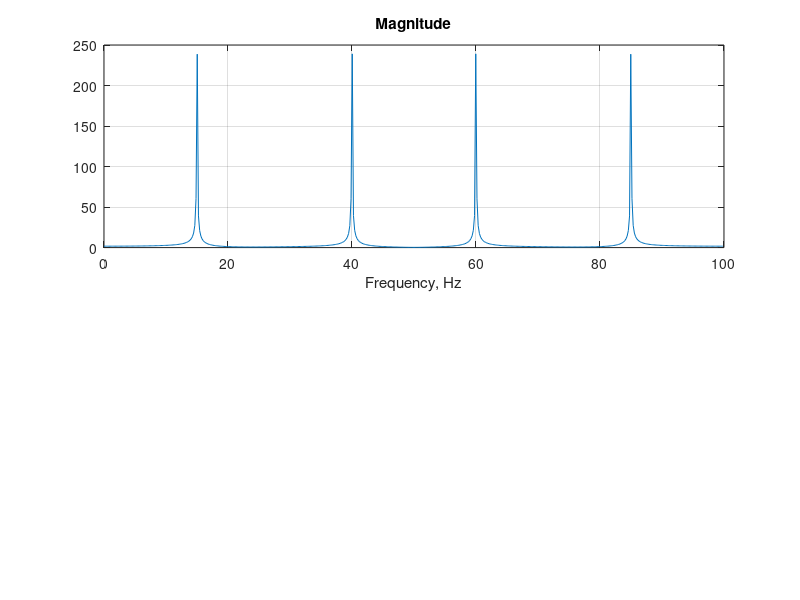

MATLAB code for this plot: (Note: this script raises an error after producing the figure.)
clc;
clear all;
close all;

% Original setup
Fs = 100;                          % Sampling frequency (Hz)
t  = 0:1/Fs:10-1/Fs;               % Time vector (0 to 10 s, step 0.01 s)
x  = sin(2*pi*15*t) + sin(2*pi*40*t);  % Original signal

% Using fft with length argument (zero-padding)
n = 512;
y = fft(x, n);

% Magnitude and phase (reduce round-off effects for tiny bins)
m = abs(y);
y(m < 1e-6) = 0;
p = unwrap(angle(y));

% Frequency vector (0 to Fs*(n-1)/n)
f = (0:length(y)-1) * Fs/length(y);

% Plots
figure;
subplot(2,1,1);
plot(f, m);
grid on;
title('Magnitude');
xlabel('Frequency, Hz');
ax = gca; ax.XTick = [15 40 60 85]; xlim([0 Fs]);

subplot(2,1,2);
plot(f, p*180/pi);
grid on;
title('Phase');
xlabel('Frequency, Hz');
ax = gca; ax.XTick = [15 40 60 85]; xlim([0 Fs]);